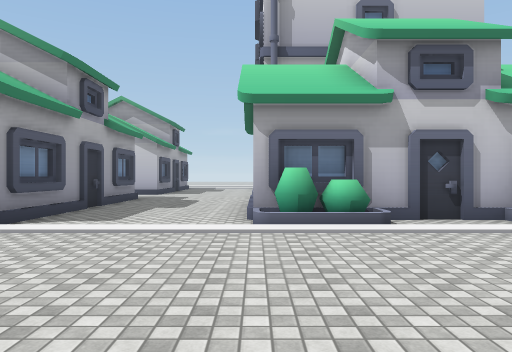
[1] (above)

24 first-person views from a walk through a 3-D level made in the Unity game engine. The camera is 1.4 m above the floor, looks level and sees 70° across. The floor is counted in squares, 2 m on a side. Each view is taken from the middle of a square. On the plan, view 1 faces up. The plan holds only what a view shows up to about 11 squares ahead; the rest is blank. The place goes on beyond the plan. The player is left out. Some surface patterns are stand-ins.

[2]
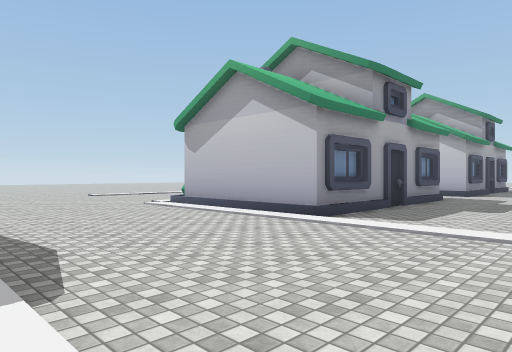

[3]
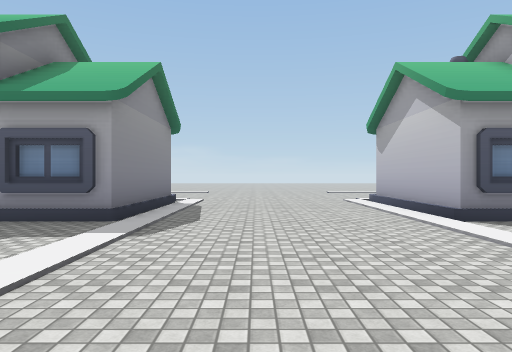

[4]
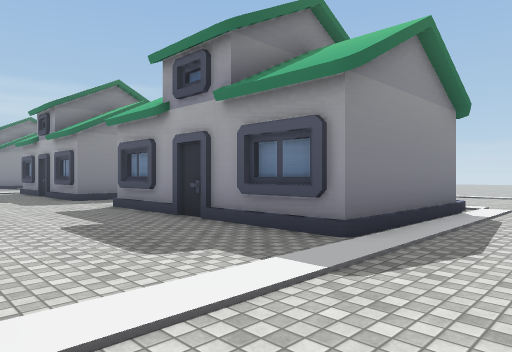

[5]
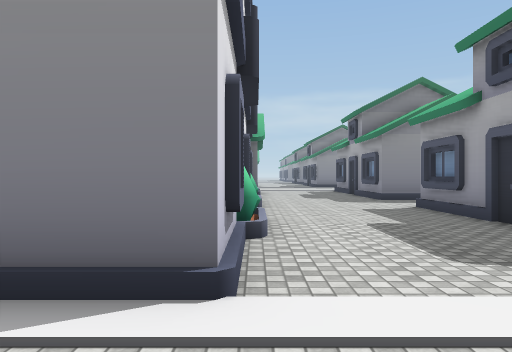

[6]
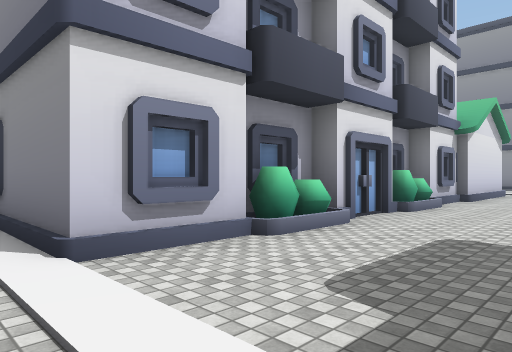

[7]
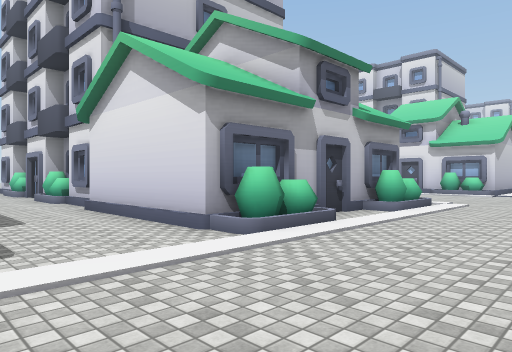

[8]
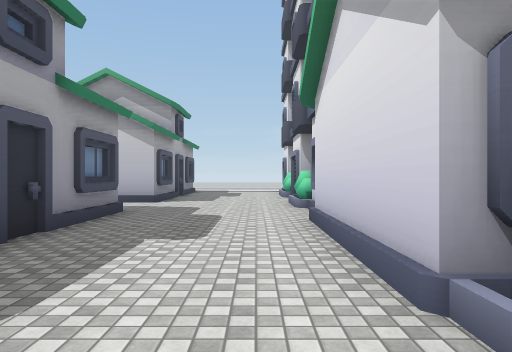

[9]
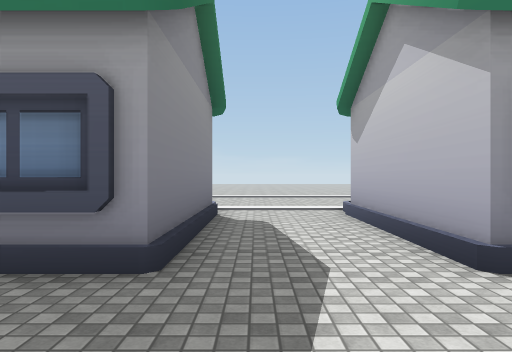

[10]
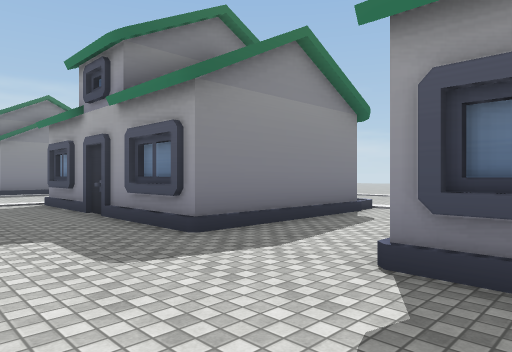

[11]
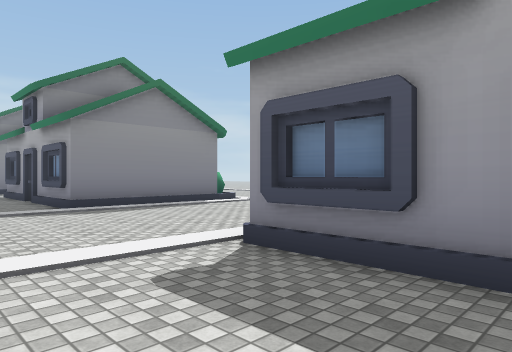

[12]
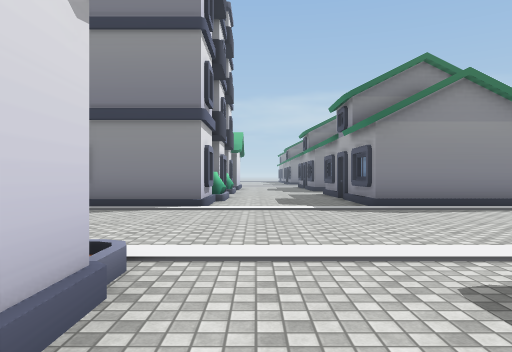

[13]
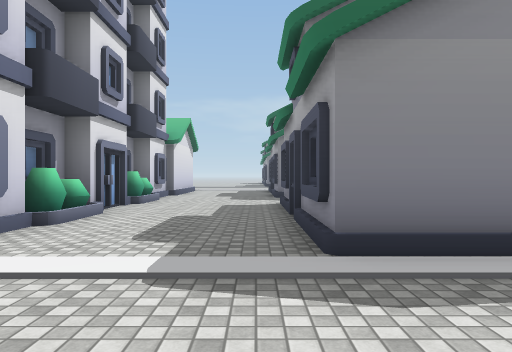

[14]
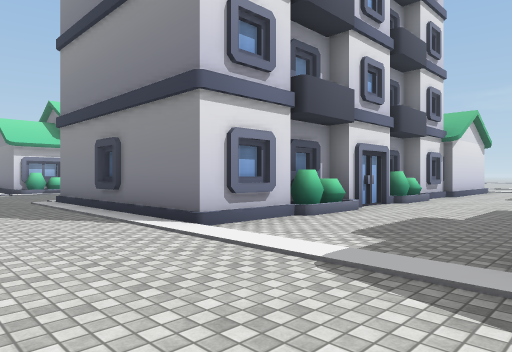

[15]
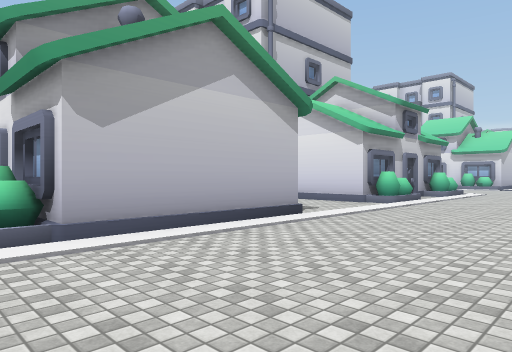

[16]
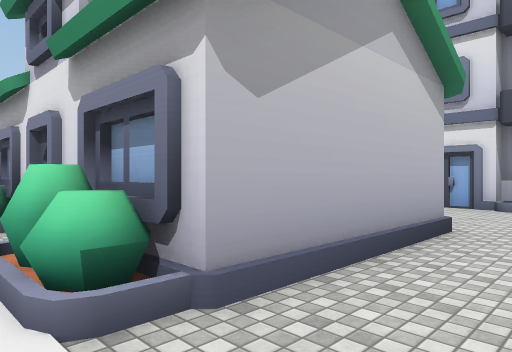

[17]
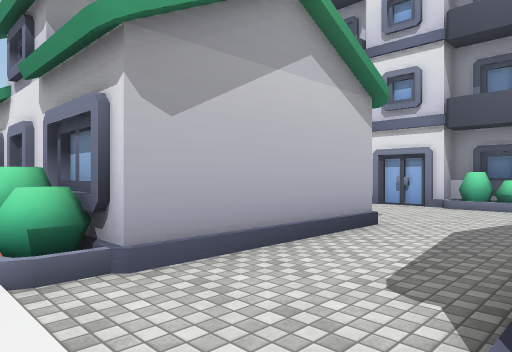

[18]
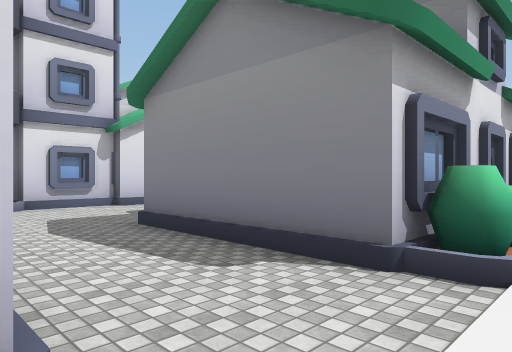

[19]
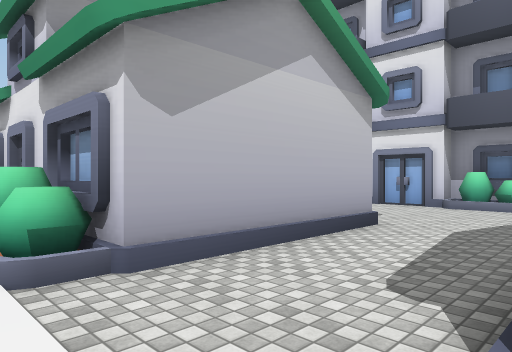

[20]
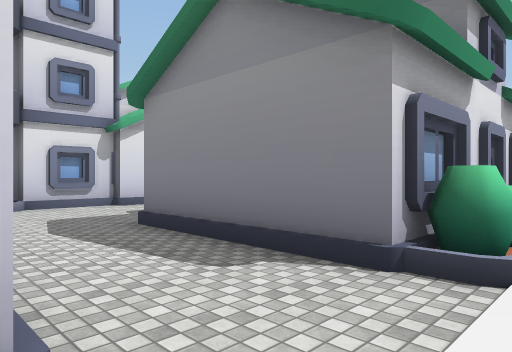

[21]
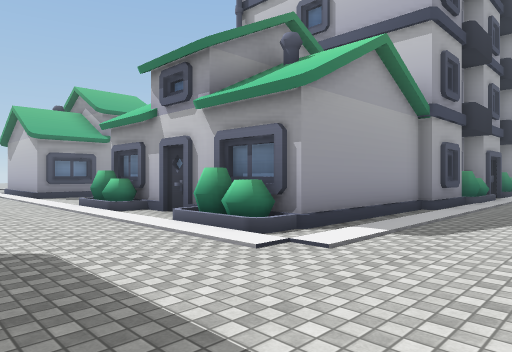

[22]
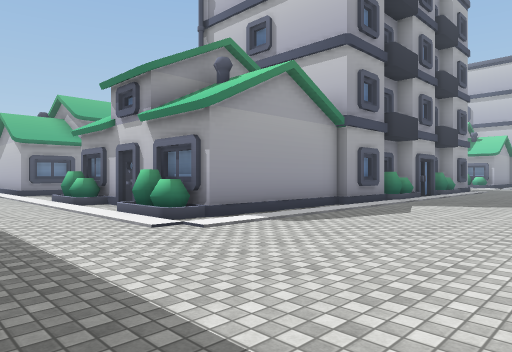

[23]
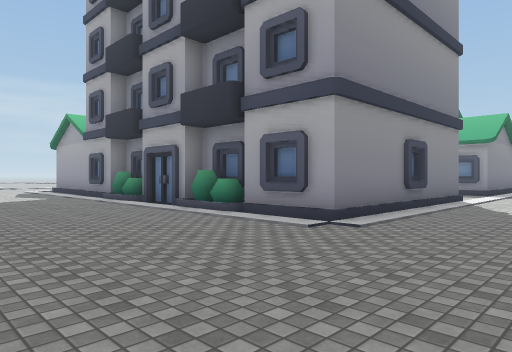

[24]
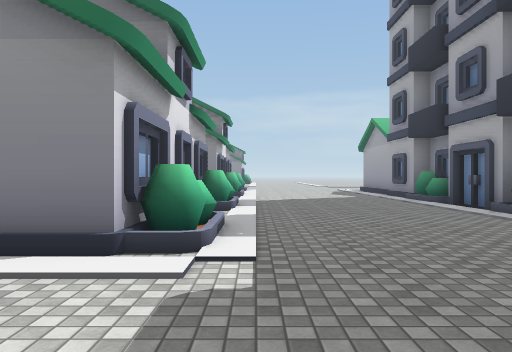

### Floor plan
Key: @ floor where view 1 was taken; # wall or solid block; . floor; / step, stairs or slope; O other object.
Columns run from 9 left of view 1 to 13 right of it. Each row starts with its distance up from view 1.
 15  O   O...O
 14 .OOOOO....O
 13 .........OO
 12 ..........O
 11 ./OOOO...O
 10  O   O...OOOOOOO
  9      O...O
  8      O...O     O
  7      O...O     O
  6  O   O...OOOOOOO ..
  5 ./////.../O/./O/....
  4 ....................
  3 ...............
  2 ............
  1 ...........
  0 ./////...@O##
 -1  O   O...O
 -2  O   O....O
 -3      O...OO
 -4      O...OO
 -5  O   O...O     O ..
 -6 .OOOOO....O    O...
 -7 .........OO    O...
 -8 ..........O    O...
 -9 ./OOOO...O     O...
-10  O   O...OO    O....
-11      O...O     O....
-12      O...O     O....
-13      O...O     O....
-14  O   O...OOOOOOO....
-15  /////.../O/./O/.....
-16 .....................
-17 .....................
-18  .....................
-19 .......................
-20  /////....O###OO.....//
-21  O   O...O     O.....O
-22  O   O....O    O.....O
-23      O...OO    O.....
-24      O.../O    O...../
-25  O   O...O     O.....O
-26  OOOOO....O    O.....O
-27  ........OO    O.....
-28 . .. ..../O    O.....

Positions as (right, up) in squares from view 1, and headings:
1: (0, 0), facing up
2: (0, 0), facing up-left
3: (2, 2), facing left
4: (0, 2), facing down-left
5: (0, 2), facing down
6: (-3, 1), facing down-right
7: (-3, 2), facing up-right
8: (-1, 4), facing up
9: (-1, 12), facing left
10: (-1, -5), facing down-left
11: (-1, -12), facing down-left
12: (-1, -12), facing down
13: (-3, -17), facing down
14: (-4, -17), facing down-right
15: (-9, -19), facing up-right
16: (-9, -28), facing up-right
17: (-9, -9), facing up-right
18: (-9, -6), facing down-right
19: (-9, 11), facing up-right
20: (-9, 14), facing down-right
21: (9, -18), facing up-left
22: (11, -18), facing up-left
23: (11, -17), facing down-left
24: (11, -17), facing down
